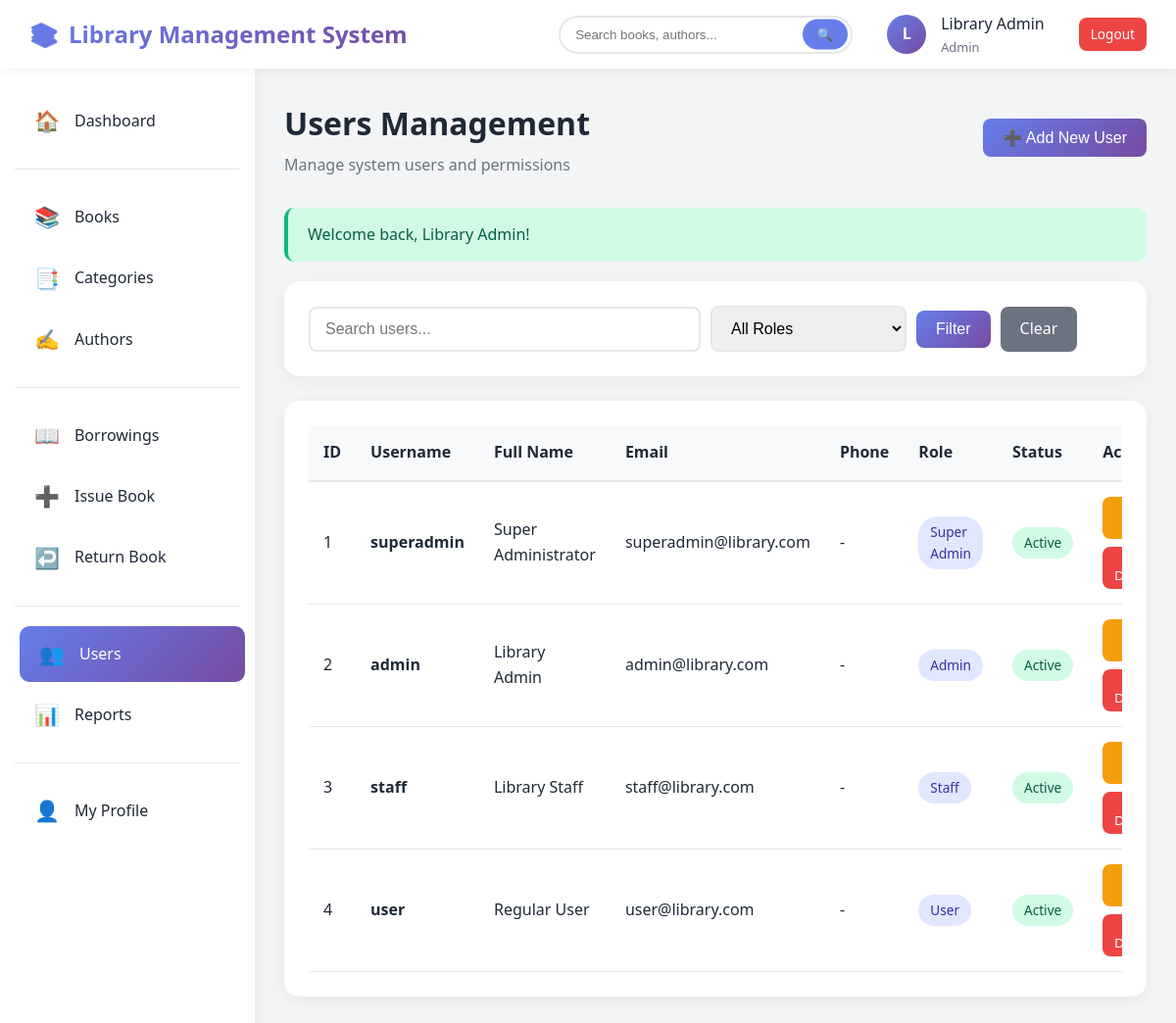
The page /users.php (signed in) on the database its author committed.
### tables this page shows
CREATE TABLE users (
    user_id INT PRIMARY KEY AUTO_INCREMENT,
    username VARCHAR(50) UNIQUE NOT NULL,
    email VARCHAR(100) UNIQUE NOT NULL,
    password VARCHAR(255) NOT NULL,
    full_name VARCHAR(100) NOT NULL,
    phone VARCHAR(20),
    address TEXT,
    role ENUM('super_admin', 'admin', 'staff', 'user') NOT NULL DEFAULT 'user',
    status ENUM('active', 'inactive', 'suspended') DEFAULT 'active',
    profile_image VARCHAR(255),
    created_at TIMESTAMP DEFAULT CURRENT_TIMESTAMP,
    updated_at TIMESTAMP DEFAULT CURRENT_TIMESTAMP ON UPDATE CURRENT_TIMESTAMP,
    INDEX idx_role (role),
    INDEX idx_status (status),
    INDEX idx_email (email)
);

### config.php (called while the page is built, shortened)
<?php
class Database {
    private static $instance = null;
    private $conn;
    private function __construct() {
        try {
            $this->conn = new mysqli(DB_HOST, DB_USER, DB_PASS, DB_NAME);
            $this->conn->set_charset("utf8mb4");
        } catch (Exception $e) {
            die("Database connection error: " . $e->getMessage());
        }
    }
    public static function getInstance() {
        if (self::$instance === null) {
            self::$instance = new Database();
        }
        return self::$instance;
    }
    public function query($sql) {
        return $this->conn->query($sql);
    }
}
function getFlashMessage() {
    if (isset($_SESSION['flash_message'])) {
        $flash = $_SESSION['flash_message'];
        return $flash;
    }
    return null;
}
?>

### users.php (the view, shortened to what this page needs)
<?php
require_once 'config.php';
$db = Database::getInstance();
$search = isset($_GET['search']) ? sanitize($_GET['search']) : '';
$sql = "SELECT * FROM users WHERE 1=1";
$sql .= " ORDER BY created_at DESC";
$users = $db->query($sql)->fetch_all(MYSQLI_ASSOC);
$flash = getFlashMessage();
?>
<!DOCTYPE html>
<html lang="en">
<head>
    <link rel="stylesheet" href="assets/css/style.css">
</head>
<body>
    <?php include 'includes/header.php'; ?>
    <div class="main-container">
        <?php include 'includes/sidebar.php'; ?>
        <main class="main-content">
            <div class="content-header d-flex justify-between align-center">
                <div>
                    <h1>Users Management</h1>
                    <p>Manage system users and permissions</p>
                </div>
                <button class="btn btn-primary" onclick="openAddModal()">
                    ➕ Add New User
                </button>
            </div>
            <?php if ($flash): ?>
                <div class="alert alert-<?php echo $flash['type']; ?>">
                    <?php echo htmlspecialchars($flash['message']); ?>
                </div>
            <?php endif; ?>
            <div class="section-card">
                <form method="GET" class="d-flex gap-10 align-center">
                    <input type="text" name="search" class="form-control" placeholder="Search users..."
                           value="<?php echo htmlspecialchars($search); ?>" style="max-width: 400px;">
                    <select name="role_filter" class="form-control" style="max-width: 200px;">
                        <option value="">All Roles</option>
                    </select>
                    <button type="submit" class="btn btn-primary">Filter</button>
                    <a href="users.php" class="btn btn-secondary">Clear</a>
                </form>
            </div>
            <div class="section-card">
                <div class="table-responsive">
                    <table class="data-table">
                        <thead>
                            <tr>
                                <th>ID</th>
                                <th>Username</th>
                                <th>Full Name</th>
                                <th>Email</th>
                                <th>Phone</th>
                                <th>Role</th>
                                <th>Status</th>
                                <th>Actions</th>
                            </tr>
                        </thead>
                        <tbody>
                            <?php foreach ($users as $user): ?>
                                <tr>
                                    <td><?php echo $user['user_id']; ?></td>
                                    <td><strong><?php echo htmlspecialchars($user['username']); ?></strong></td>
                                    <td><?php echo htmlspecialchars($user['full_name']); ?></td>
                                    <td><?php echo htmlspecialchars($user['email']); ?></td>
                                    <td><?php echo htmlspecialchars($user['phone'] ?? '-'); ?></td>
                                    <td>
                                        <span class="badge badge-primary">
                                            <?php echo ucwords(str_replace('_', ' ', $user['role'])); ?>
                                        </span>
                                    </td>
                                    <td>
                                        <span class="badge badge-<?php echo $user['status'] === 'active' ? 'success' : 'danger'; ?>">
                                            <?php echo ucfirst($user['status']); ?>
                                        </span>
                                    </td>
                                    <td>
                                        <div class="action-buttons">
                                            <button class="btn btn-warning btn-sm" onclick='editUser(<?php echo json_encode($user); ?>)'>
                                            </button>
                                            <?php if ($user['user_id'] !== $_SESSION['user_id']): ?>
                                                <button class="btn btn-danger btn-sm" onclick="deleteUser(<?php echo $user['user_id']; ?>)">
                                                </button>
                                            <?php endif; ?>
                                        </div>
                                    </td>
                                </tr>
                            <?php endforeach; ?>
                        </tbody>
                    </table>
                </div>
            </div>
        </main>
    </div>
</body>
</html>

### assets/css/style.css (style rules this page uses)
:root { --primary: #667eea; --primary-dark: #764ba2; --secondary: #f093fb; --success: #10b981; --danger: #ef4444; --warning: #f59e0b; --info: #3b82f6; --light: #f8f9fa; --dark: #1f2937; --gray: #6b7280; --border: #e5e7eb; --sidebar-width: 260px; --header-height: 70px; }
* { margin: 0; padding: 0; box-sizing: border-box; }
body { font-family: 'Segoe UI', Tahoma, Geneva, Verdana, sans-serif; background: #f3f4f6; color: var(--dark); line-height: 1.6; }
.main-container { margin-top: var(--header-height); margin-left: var(--sidebar-width); min-height: calc(100vh - var(--header-height)); }
.main-content { padding: 30px; }
.content-header { margin-bottom: 30px; }
.content-header h1 { font-size: 2rem; color: var(--dark); margin-bottom: 5px; }
.content-header p { color: var(--gray); }
.alert { padding: 15px 20px; border-radius: 10px; margin-bottom: 20px; display: flex; align-items: center; gap: 10px; animation: slideDown 0.3s ease; }
.alert-success { background: #d1fae5; color: #065f46; border-left: 4px solid var(--success); }
.section-card { background: white; border-radius: 15px; padding: 25px; box-shadow: 0 4px 15px rgba(0,0,0,0.05); margin-bottom: 25px; }
.table-responsive { overflow-x: auto; }
.data-table { width: 100%; border-collapse: collapse; }
.data-table thead { background: var(--light); }
.data-table th { padding: 15px; text-align: left; font-weight: 600; color: var(--dark); border-bottom: 2px solid var(--border); }
.data-table td { padding: 15px; border-bottom: 1px solid var(--border); }
.data-table tbody tr { transition: background 0.2s; }
.badge { display: inline-block; padding: 5px 12px; border-radius: 20px; font-size: 0.85rem; font-weight: 500; }
.badge-success { background: #d1fae5; color: #065f46; }
.badge-primary { background: #e0e7ff; color: #3730a3; }
.btn { padding: 10px 20px; border: none; border-radius: 8px; cursor: pointer; font-size: 1rem; font-weight: 500; transition: all 0.3s; display: inline-flex; align-items: center; gap: 8px; text-decoration: none; }
.btn-primary { background: linear-gradient(135deg, var(--primary), var(--primary-dark)); color: white; }
.btn-danger { background: var(--danger); color: white; }
.btn-warning { background: var(--warning); color: white; }
.btn-secondary { background: var(--gray); color: white; }
.btn-sm { padding: 6px 12px; font-size: 0.85rem; }
.form-control { width: 100%; padding: 12px 15px; border: 2px solid var(--border); border-radius: 8px; font-size: 1rem; transition: all 0.3s; }
select.form-control { cursor: pointer; }
.action-buttons { display: flex; gap: 8px; flex-wrap: wrap; }
.d-flex { display: flex; }
.justify-between { justify-content: space-between; }
.align-center { align-items: center; }
.gap-10 { gap: 10px; }

### rows shown on the page
users: user_id "1", username "superadmin", full_name "Super Administrator", email "superadmin@library.com", phone "-", role "Super Admin", status "Active"
users: user_id "2", username "admin", full_name "Library Admin", email "admin@library.com", phone "-", role "Admin", status "Active"
users: user_id "3", username "staff", full_name "Library Staff", email "staff@library.com", phone "-", role "Staff", status "Active"
users: user_id "4", username "user", full_name "Regular User", email "user@library.com", phone "-", role "User", status "Active"

### other values the page prints
SITE_NAME "Library Management System"
substr($_SESSION['full_name'], 0, 1) "L"
$_SESSION['full_name'] "Library Admin"
str_replace('_', ' ', $_SESSION['role']) "Admin"
$flash['message'] "Welcome back, Library Admin!"
